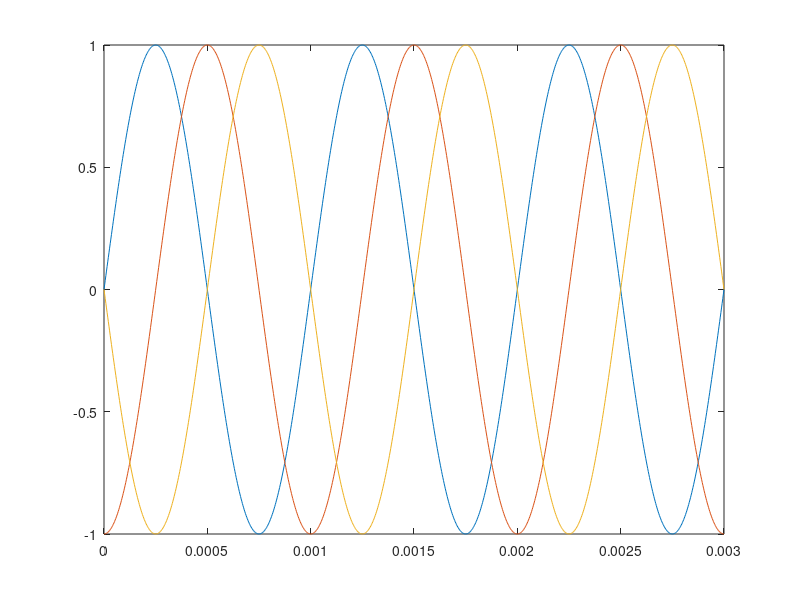

This figure's MATLAB source:
clear all;
fs = 44100;
f0 = 1000;
phi = [0;-pi/2; -pi; pi/2;];
t = linspace(0,3/f0,1000); 
x = sin(2*pi*f0*t+phi(1));
y = sin(2*pi*f0*t+phi(2));
z = sin(2*pi*f0*t+phi(3));

t1 = phi(1)./(2*pi*f0)
t2 = phi(2)./(2*pi*f0)
t3 = phi(3)./(2*pi*f0)
t4 = phi(4)./(2*pi*f0)

figure(1)
plot(t,x);
hold on
plot(t,y);
plot(t,z);